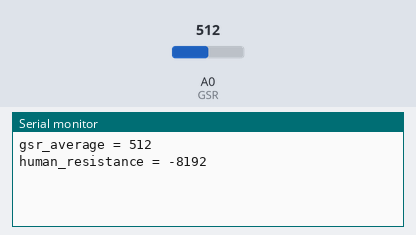
The sketch below on a simulated Arduino Uno, built with avr-gcc and run on an emulated ATmega328P. Parts: the last lines printed to the serial monitor. The inputs (shaded band) are chosen by the test bench; at power-on: A0 (GSR) = 512.

Above: at 1.2 s.
1.3 s: A0 (GSR) set to 716
At 2.6 s:
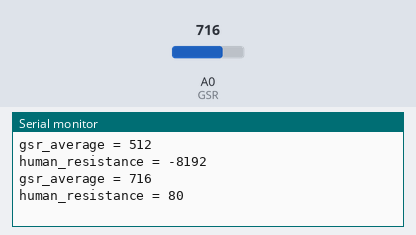
2.8 s: A0 (GSR) set to 900
At 5.2 s:
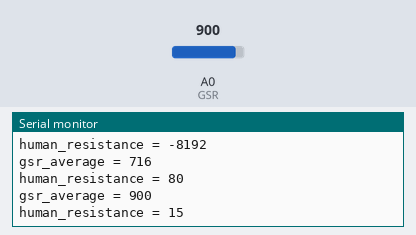
Timing chart, 0 to 6.7 s (numbered marks = the images above; inputs shaded):
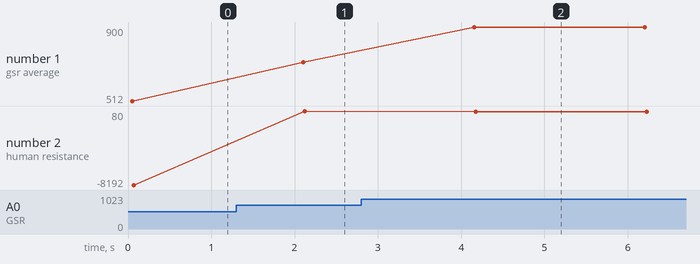

Measured:
- after the input at 1.3 s, the serial monitor: prints a new line after 0.80 s (image 1)
- after the input at 2.8 s, the serial monitor: prints a new line after 1.4 s (image 2)
- plotted number 1: 512 → 716 after the input at 1.3 s, 716 → 900 after the input at 2.8 s
- plotted number 2: -8192 → 80 after the input at 1.3 s, 80 → 15 after the input at 2.8 s

The sketch:

gsr_arduino.ino
```cpp
const int GSR=A0;
int sensorValue=0;
int gsr_average = 0;
// PrintWriter output;

void setup() {

  Serial.begin(9600);
//  output = createWriter("testdata.txt");

}

void loop() {
  long sum = 0;
  for (int i=0; i < 10; i++) // average the 10 measurements using for loop

  {
    sensorValue = analogRead(GSR);
    sum += sensorValue;
    delay(5);
  }
  gsr_average = sum/10;
  Serial.print("gsr_average = ");
  Serial.println(gsr_average);
  int human_resistance = ((1024 + 2 * gsr_average) * 10000) / (516 - gsr_average); // following datasheet
  Serial.print("human_resistance = ");
  Serial.println(human_resistance);
  delay(2000);
}
```
